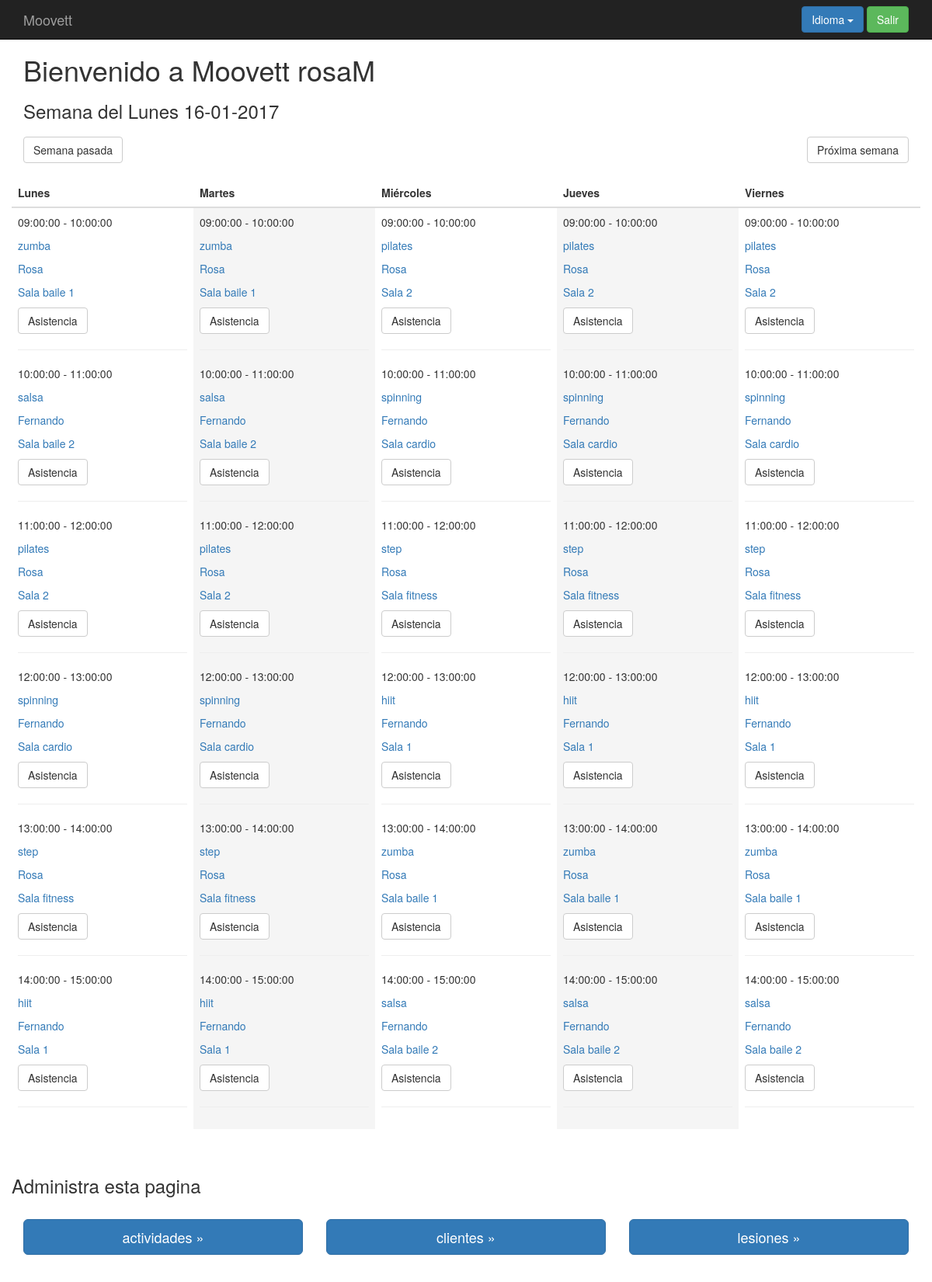
/index.php?controller=user&action=login (signed in), run on the app's committed database.
### tables this page shows
create table `horas_posibles` (
  `id` int(11) not null,
  `dia` date not null,
  `hora_inicio` time not null,
  `hora_fin` time not null,
  `rango_horario_id` int(11) not null,
  `active` tinyint(1) not null default '0'
);

### core/ViewManager.php (called while the page is built, shortened)
<?php
class ViewManager {
    private $variables = array();
    public function setVariable($varname, $value, $flash=false) {
        $this->variables[$varname] = $value;
    }
    public function getVariable($varname, $default=NULL) {
        if (!isset($this->variables[$varname])) {
            return $default;
        }
        return $this->variables[$varname];
    }
    public function render($controller, $viewname) {
        include(__DIR__."/../Views/$controller/$viewname.php");
    }
    private static $viewmanager_singleton = NULL;
    public static function getInstance() {
        if (self::$viewmanager_singleton == null) {
            self::$viewmanager_singleton = new ViewManager();
        }
        return self::$viewmanager_singleton;
    }
}

### Controllers/USER_Controller.php (called while the page is built, shortened)
<?php
require_once(__DIR__."/../core/ViewManager.php");
require_once(__DIR__."/../core/I18n.php");
require_once(__DIR__."/../Models/SESSION_Model.php");
class USER_Controller extends BaseController {
    private $userMapper;
    public function __construct() {
        $this->sessionMapper = new SESSION_Model();
        $this->userMapper = new USER_Model();
        $this->view->setLayout("default");
    }
    public function login() {
        $sessions = $this->sessionMapper->fetch_all();
        $hours = $this->sessionMapper->fetch_hours();
        $activities = $this->sessionMapper->fetch_activities();
        $events = $this->sessionMapper->fetch_events();
        $users = $this->sessionMapper->fetch_users();
        $spaces = $this->sessionMapper->fetch_spaces();
        if (isset($_POST["wk"])){
            $week=$_POST["wk"];
        }else{
          $array_date = getDate();
          $date=$array_date['year']."-".$array_date['mon']."-".$array_date['mday'];
          $week = date('W', strtotime($date));
        }
        $days1 = $this->userMapper->get_day($sessions,$hours,$activities,$events,$users,$spaces,"Monday", $week);
        $days2 = $this->userMapper->get_day($sessions,$hours,$activities,$events,$users,$spaces,"Tuesday", $week);
        $days3 = $this->userMapper->get_day($sessions,$hours,$activities,$events,$users,$spaces,"Wednesday",$week);
        $days4 = $this->userMapper->get_day($sessions,$hours,$activities,$events,$users,$spaces,"Thursday", $week);
        $days5 = $this->userMapper->get_day($sessions,$hours,$activities,$events,$users,$spaces,"Friday", $week);
        $this->view->setVariable("days1", $days1);
        $this->view->setVariable("days2", $days2);
        $this->view->setVariable("days3", $days3);
        $this->view->setVariable("days4", $days4);
        $this->view->setVariable("days5", $days5);
        $this->view->setVariable("week", $week);
        $this->view->setVariable("user_controllers", $this->user_controllers($this->currentUserId));
        $this->view->render("user", "USER_LOGIN_Vista");
    }
    private function user_controllers($userid){
        return $this->checkPerms->user_controllers($userid);
    }
}

### index.php (called while the page is built, shortened)
<?php
function run() {
    try{
        $controller = loadController($_GET["controller"]);
        $actionName = $_GET["action"];
        $controller->$actionName();
    } catch(Exception $ex) {
        die($ex->getMessage());
  }
}
function loadController($controllerName) {
    return new $controllerClassName();
}
run();
?>

### core/I18n.php (called while the page is built, shortened)
<?php
class I18n {
  private $messages;
  public function setLanguage($language) {
    $this->messages = $i18n_messages;
  }
  public function i18n($key) {
    if (isset($this->messages[$key])){
      return $this->messages[$key];
    }else{
      return $key;
    }
  }
  private static $i18n_singleton = null;
  public static function getInstance() {
    if (self::$i18n_singleton == NULL) {
      self::$i18n_singleton = new I18n();
    }
    return self::$i18n_singleton;
  }
}
function i18n($key) {
  return I18n::getInstance()->i18n($key);
}

### Models/SESSION_Model.php (called while the page is built, shortened)
<?php
require_once(__DIR__."/../core/PDOConnection.php");
class SESSION_Model {
    private $db;
    public function __construct() {
        $this->db = PDOConnection::getInstance();
    }
    public function fetch_hours(){
        $sql = $this->db->prepare("SELECT * FROM horas_posibles");
        $sql->execute();
        $list_db = $sql->fetchAll(PDO::FETCH_ASSOC);
        if ($list_db!= NULL) {
            return $list_db;
        } else {
            return NULL;
        }
    }
}

### core/PDOConnection.php (called while the page is built)
<?php
class PDOConnection {
    private static $dbhost = "127.0.0.1";
    private static $dbname = "moovett";
    private static $dbuser = "moovett";
    private static $dbpass = "moovett";
    private static $db_singleton = null;
    public static function getInstance() {
        if (self::$db_singleton == null) {
            self::$db_singleton = new PDO(
                "mysql:host=".self::$dbhost.";dbname=".self::$dbname.";charset=utf8",
                self::$dbuser,
                self::$dbpass,
                array(
                    PDO::ATTR_EMULATE_PREPARES => false,
                    PDO::ATTR_ERRMODE => PDO::ERRMODE_EXCEPTION
                )
            );
        }
        return self::$db_singleton;
    }
}
?>

### Views/user/USER_LOGIN_Vista.php (the view, shortened to what this page needs)
<?php
require_once(__DIR__."/../../core/ViewManager.php");
$view = ViewManager::getInstance();
$restrictions = array('userperm', 'profileperm','physiotherapisthour','invoiceline');
$currentuser = $view->getVariable("currentusername");
$controllers = $view->getVariable("user_controllers");
$days1= $view->getVariable("days1");
$days2= $view->getVariable("days2");
$days3= $view->getVariable("days3");
$days4= $view->getVariable("days4");
$days5= $view->getVariable("days5");
?>
  <div class="jumbotrone">
	   <div class="container">
	      <?php if (isset($currentuser)): ?>
		    <h1><?= sprintf(i18n("Welcome to Moovett %s"), $currentuser);$c=-1 ?></h1>
        <?php  foreach ($days1 as $day => $value) {
              $c++;
              if($c<1){
                $date = new dateTime($value["fecha"]);
                $format = $date->format('d-m-Y');
                ?>
                <h3><?= i18n("Week of Monday ").$format ?></h3>
            <?php }}?>
          <div class="corner top-buffer">
            <form action="index.php?controller=user&amp;action=login" method="POST">
              <button type="submit" class="btn btn-default"><?= i18n("Last week") ?></button>
            </form>
           <form action="index.php?controller=user&amp;action=login" method="POST">
             <button type="submit" class="btn btn-default"><?= i18n("Next week") ?></button>
           </form>
       </div>
<div class="row top-buffer">
<table class="table">
  <thead>
    <tr>
      <th><?= i18n("Monday") ?></th>
      <th><?= i18n("Tuesday") ?></th>
      <th><?= i18n("Wednesday") ?></th>
      <th><?= i18n("Thursday") ?></th>
      <th><?= i18n("Friday") ?></th>
    </tr>
  </thead>
  <tbody>
    <tr>
      <td>
      <?php foreach ($days1 as $day => $value) {?>
            <p><?php echo $value["hora_inicio"]." - ".$value["hora_fin"]."\n" ?></p>
            <?php if($value["actividad"]){?>
              <p><a href="index.php?controller=activity&amp;action=showone&amp;id=<?php echo $value["actividad_id"] ?>"><?php echo $value["actividad"] ?></a><p>
            <?php } else { ?>
              <p><a href="index.php?controller=event&amp;action=showone&amp;id=<?php echo $value["evento_id"] ?>"><?php echo $value["evento"] ?></a><p>
            <?php } ?>
            <p><a href="index.php?controller=user&amp;action=showone&amp;id=<?php echo $value["user_id"] ?>"><?php echo $value["user"] ?></a><p>
            <p><a href="index.php?controller=space&amp;action=showone&amp;id=<?php echo $value["space_id"] ?>"><?php echo $value["space"] ?></a><p>
            <p><a href="index.php?controller=assistance&amp;action=show&amp;sesion=<?php echo $value["id"] ?>&amp;user=<?php echo $value["user_id"] ?>" class="btn btn-default"><?= i18n("Check Assistance") ?></a></p>
            <hr>
        <?php }?>
        </td>
        <td class="active">
          <?php foreach ($days2 as $day => $value) {?>
              <p><?php echo $value["hora_inicio"]." - ".$value["hora_fin"] ?></p>
              <?php if($value["actividad"]){?>
                <p><a href="index.php?controller=activity&amp;action=showone&amp;id=<?php echo $value["actividad_id"] ?>"><?php echo $value["actividad"] ?></a><p>
              <?php } else { ?>
                <p><a href="index.php?controller=event&amp;action=showone&amp;id=<?php echo $value["evento_id"] ?>"><?php echo $value["evento"] ?></a><p>
              <?php } ?>
              <p><a href="index.php?controller=user&amp;action=showone&amp;id=<?php echo $value["user_id"] ?>"><?php echo $value["user"] ?></a><p>
              <p><a href="index.php?controller=space&amp;action=showone&amp;id=<?php echo $value["space_id"] ?>"><?php echo $value["space"]."\n" ?></a><p>
              <p><a href="index.php?controller=assistance&amp;action=show&amp;sesion=<?php echo $value["id"] ?>&amp;user=<?php echo $value["user_id"] ?>" class="btn btn-default"><?= i18n("Check Assistance") ?></a></p>
              <hr>
          <?php }?>
        </td>
        <td>
          <?php foreach ($days3 as $day => $value) {?>
              <p><?php echo $value["hora_inicio"]." - ".$value["hora_fin"] ?></p>
              <?php if($value["actividad"]){?>
                <p><a href="index.php?controller=activity&amp;action=showone&amp;id=<?php echo $value["actividad_id"] ?>"><?php echo $value["actividad"] ?></a><p>
              <?php } else { ?>
                <p><a href="index.php?controller=event&amp;action=showone&amp;id=<?php echo $value["evento_id"] ?>"><?php echo $value["evento"] ?></a><p>
              <?php } ?>
              <p><a href="index.php?controller=user&amp;action=showone&amp;id=<?php echo $value["user_id"] ?>"><?php echo $value["user"] ?></a><p>
              <p><a href="index.php?controller=space&amp;action=showone&amp;id=<?php echo $value["space_id"] ?>"><?php echo $value["space"]."\n" ?></a><p>
              <p><a href="index.php?controller=assistance&amp;action=show&amp;sesion=<?php echo $value["id"] ?>&amp;user=<?php echo $value["user_id"] ?>" class="btn btn-default"><?= i18n("Check Assistance") ?></a></p>
              <hr>
          <?php }?>
        </td>
        <td class="active">
          <?php foreach ($days4 as $day => $value) {?>
              <p><?php echo $value["hora_inicio"]." - ".$value["hora_fin"]."\n" ?></p>
              <?php if($value["actividad"]){?>
                <p><a href="index.php?controller=activity&amp;action=showone&amp;id=<?php echo $value["actividad_id"] ?>"><?php echo $value["actividad"] ?></a><p>
              <?php } else { ?>
                <p><a href="index.php?controller=event&amp;action=showone&amp;id=<?php echo $value["evento_id"] ?>"><?php echo $value["evento"] ?></a><p>
              <?php } ?>
              <p><a href="index.php?controller=user&amp;action=showone&amp;id=<?php echo $value["user_id"] ?>"><?php echo $value["user"]."\n" ?></a><p>
              <p><a href="index.php?controller=space&amp;action=showone&amp;id=<?php echo $value["space_id"] ?>"><?php echo $value["space"]."\n" ?></a><p>
              <p><a href="index.php?controller=assistance&amp;action=show&amp;sesion=<?php echo $value["id"] ?>&amp;user=<?php echo $value["user_id"] ?>" class="btn btn-default"><?= i18n("Check Assistance") ?></a></p>
              <hr>
          <?php }?>
        </td>
        <td>
          <?php foreach ($days5 as $day => $value) {?>
              <p><?php echo $value["hora_inicio"]." - ".$value["hora_fin"]."\n" ?></p>
              <?php if($value["actividad"]){?>
                <p><a href="index.php?controller=activity&amp;action=showone&amp;id=<?php echo $value["actividad_id"] ?>"><?php echo $value["actividad"] ?></a><p>
              <?php } else { ?>
                <p><a href="index.php?controller=event&amp;action=showone&amp;id=<?php echo $value["evento_id"] ?>"><?php echo $value["evento"] ?></a><p>
              <?php } ?>
              <p><a href="index.php?controller=user&amp;action=showone&amp;id=<?php echo $value["user_id"] ?>"><?php echo $value["user"]."\n" ?></a><p>
              <p><a href="index.php?controller=space&amp;action=showone&amp;id=<?php echo $value["space_id"] ?>"><?php echo $value["space"]."\n" ?></a><p>
              <p><a href="index.php?controller=assistance&amp;action=show&amp;sesion=<?php echo $value["id"] ?>&amp;user=<?php echo $value["user_id"] ?>" class="btn btn-default"><?= i18n("Check Assistance") ?></a></p>
              <hr>
          <?php }?>
        </td>
      </tr>
  </tbody>
</table>
</div>
  <div class="row top-buffer">
    <p><h3><?= i18n("Administer this site") ?></h3></p>
  </div>
    <div class="row top-buffer">
	    <?php foreach ($controllers as $controller) {?>
            <?php if (!in_array($controller, $restrictions)): ?>
        <div class="col-sm-4 form-group" >
          <a class="btn btn-primary btn-lg btn-block" href="index.php?controller=<?php echo $controller ?>&amp;action=show" role="button"><?= i18n($controller) ?>s &raquo;</a>
        </div>
            <?php endif ?>
      <?php }?>
    </div>
	    <?php else: ?>
	      <h1><?= i18n("Welcome to Moovett") ?></h1>
              <p><?= i18n("Please Login") ?></p>
	     <?php endif ?>
      </div>
    </div>

### css/style.css (style rules this page uses)
body { padding-top: 50px; padding-bottom: 20px; }
.corner { display: flex; justify-content: space-between; }
.top-buffer { margin-top:20px; }

### data on the page
horas_posibles: dia "16-01-2017", hora_inicio "09:00:00", hora_fin "10:00:00", actividad "zumba", user "Rosa", space "Sala baile 1"
horas_posibles: hora_inicio "10:00:00", hora_fin "11:00:00", actividad "salsa", user "Fernando", space "Sala baile 2"
horas_posibles: hora_inicio "11:00:00", hora_fin "12:00:00", actividad "pilates", user "Rosa", space "Sala 2"
horas_posibles: hora_inicio "12:00:00", hora_fin "13:00:00", actividad "spinning", user "Fernando", space "Sala cardio"
horas_posibles: hora_inicio "13:00:00", hora_fin "14:00:00", actividad "step", user "Rosa", space "Sala fitness"
horas_posibles: hora_inicio "14:00:00", hora_fin "15:00:00", actividad "hiit", user "Fernando", space "Sala 1"
horas_posibles: hora_inicio "09:00:00", hora_fin "10:00:00", actividad "zumba", user "Rosa", space "Sala baile 1"
horas_posibles: hora_inicio "10:00:00", hora_fin "11:00:00", actividad "salsa", user "Fernando", space "Sala baile 2"
horas_posibles: hora_inicio "11:00:00", hora_fin "12:00:00", actividad "pilates", user "Rosa", space "Sala 2"
horas_posibles: hora_inicio "12:00:00", hora_fin "13:00:00", actividad "spinning", user "Fernando", space "Sala cardio"
horas_posibles: hora_inicio "13:00:00", hora_fin "14:00:00", actividad "step", user "Rosa", space "Sala fitness"
horas_posibles: hora_inicio "14:00:00", hora_fin "15:00:00", actividad "hiit", user "Fernando", space "Sala 1"
horas_posibles: hora_inicio "09:00:00", hora_fin "10:00:00", actividad "pilates", user "Rosa", space "Sala 2"
horas_posibles: hora_inicio "10:00:00", hora_fin "11:00:00", actividad "spinning", user "Fernando", space "Sala cardio"
horas_posibles: hora_inicio "11:00:00", hora_fin "12:00:00", actividad "step", user "Rosa", space "Sala fitness"
horas_posibles: hora_inicio "12:00:00", hora_fin "13:00:00", actividad "hiit", user "Fernando", space "Sala 1"
horas_posibles: hora_inicio "13:00:00", hora_fin "14:00:00", actividad "zumba", user "Rosa", space "Sala baile 1"
horas_posibles: hora_inicio "14:00:00", hora_fin "15:00:00", actividad "salsa", user "Fernando", space "Sala baile 2"
horas_posibles: hora_inicio "09:00:00", hora_fin "10:00:00", actividad "pilates", user "Rosa", space "Sala 2"
horas_posibles: hora_inicio "10:00:00", hora_fin "11:00:00", actividad "spinning", user "Fernando", space "Sala cardio"
horas_posibles: hora_inicio "11:00:00", hora_fin "12:00:00", actividad "step", user "Rosa", space "Sala fitness"
horas_posibles: hora_inicio "12:00:00", hora_fin "13:00:00", actividad "hiit", user "Fernando", space "Sala 1"
horas_posibles: hora_inicio "13:00:00", hora_fin "14:00:00", actividad "zumba", user "Rosa", space "Sala baile 1"
horas_posibles: hora_inicio "14:00:00", hora_fin "15:00:00", actividad "salsa", user "Fernando", space "Sala baile 2"
horas_posibles: hora_inicio "09:00:00", hora_fin "10:00:00", actividad "pilates", user "Rosa", space "Sala 2"
horas_posibles: hora_inicio "10:00:00", hora_fin "11:00:00", actividad "spinning", user "Fernando", space "Sala cardio"
horas_posibles: hora_inicio "11:00:00", hora_fin "12:00:00", actividad "step", user "Rosa", space "Sala fitness"
horas_posibles: hora_inicio "12:00:00", hora_fin "13:00:00", actividad "hiit", user "Fernando", space "Sala 1"
horas_posibles: hora_inicio "13:00:00", hora_fin "14:00:00", actividad "zumba", user "Rosa", space "Sala baile 1"
horas_posibles: hora_inicio "14:00:00", hora_fin "15:00:00", actividad "salsa", user "Fernando", space "Sala baile 2"

### other printed values
i18n("Language") "Idioma"
i18n("Logout") "Salir"
sprintf(i18n("Welcome to Moovett %s"), $currentuser) "Bienvenido a Moovett rosaM"
i18n("Last week") "Semana pasada"
i18n("Next week") "Próxima semana"
i18n("Monday") "Lunes"
i18n("Tuesday") "Martes"
i18n("Wednesday") "Miércoles"
i18n("Thursday") "Jueves"
i18n("Friday") "Viernes"
i18n("Administer this site") "Administra esta pagina"
i18n($controller) "actividade"
i18n($controller) "cliente"
i18n($controller) "lesione"
